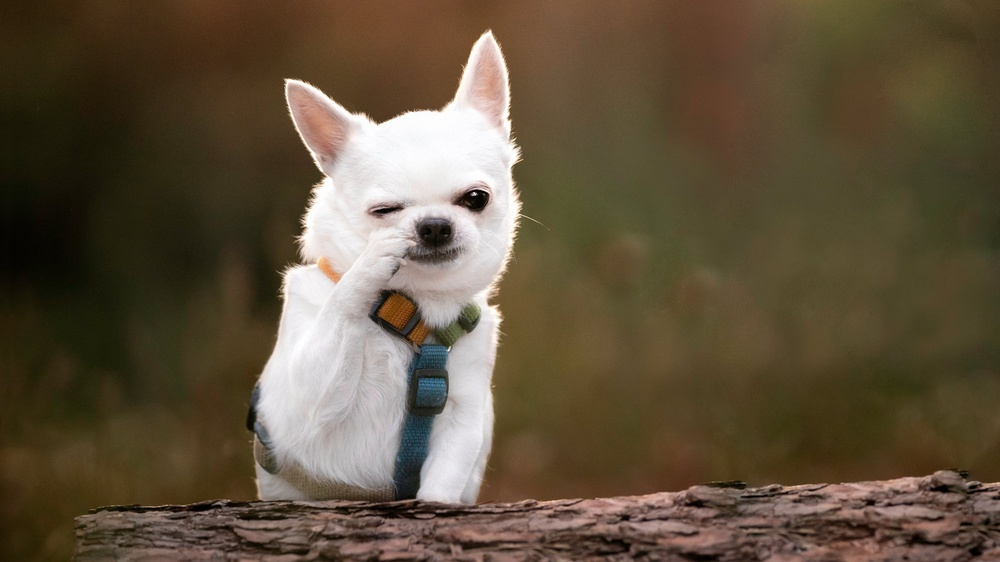
#> input picture 1_Image_processing/img/dog.jpg, 1000 x 562 px, shrunk from 2400 x 1350 before the run
$ python 5.rotating.py
#> lines starting #> are read from the running program, lines starting #| are printed output that depends on the picture
import cv2 as cv
import matplotlib.pyplot as plt
image_path='img/dog.jpg'
img=cv.imread(image_path)
#> img is the input picture: shape (562, 1000, 3); mean B, G, R 61.5, 82.2, 96.3
img_rgb=cv.cvtColor(img,cv.COLOR_BGR2RGB)
center=(img_rgb.shape[1]//2,img_rgb.shape[0]//2)
#> center = (500, 281)

matrix=cv.getRotationMatrix2D(center,45,1.0)

rotated=cv.warpAffine(img_rgb,matrix,(img_rgb.shape[1],img_rgb.shape[0]))
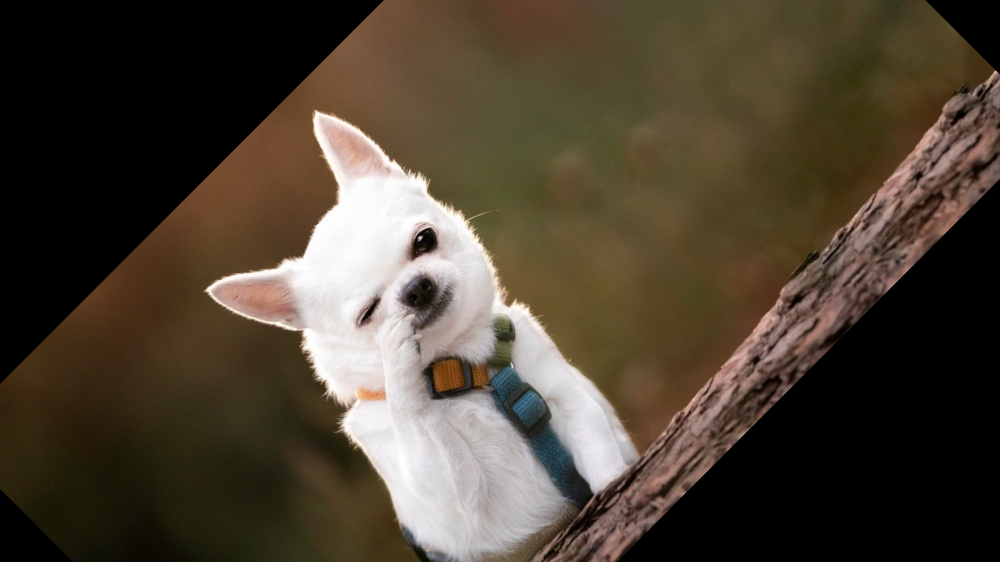
#> rotated: shape (562, 1000, 3); mean R, G, B 76.8, 66, 51.7

plt.imshow(rotated);plt.title("rotated 45 ");plt.axis("off")
plt.show()
